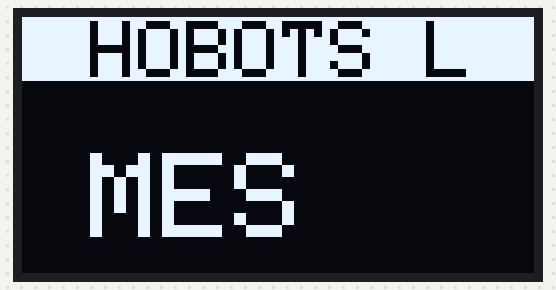
Recording of a sketch running on a simulated Arduino Uno, built with avr-gcc and run on an emulated ATmega328P. Parts: 128×64 one-colour display. Random numbers use the default seed unless the sketch sets one; what the sketch prints to the serial monitor is not drawn.

Above: at 0.26 s.
At 5.4 s:
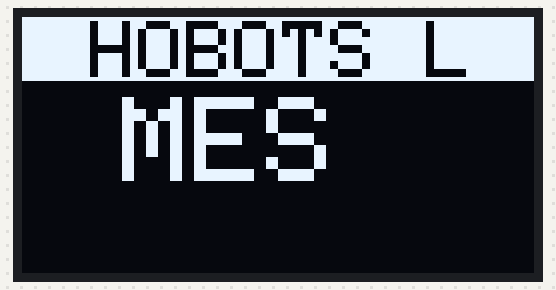
At 10.1 s:
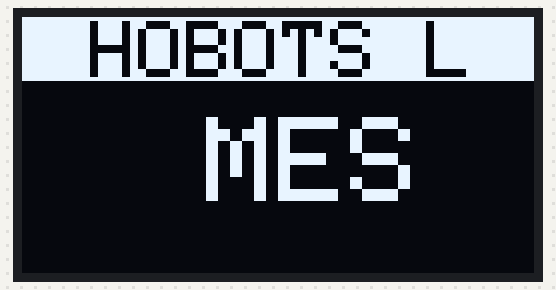
At 20.3 s:
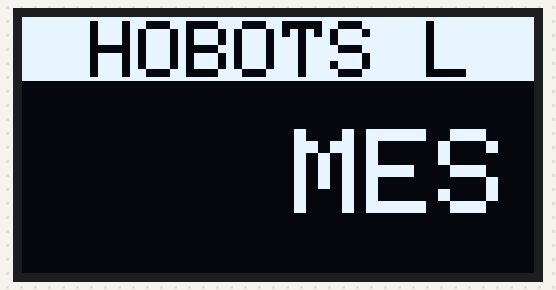
At 30.0 s:
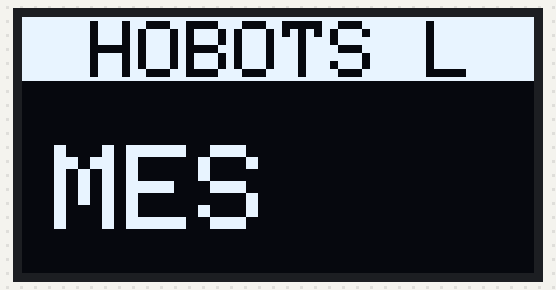
At 39.2 s:
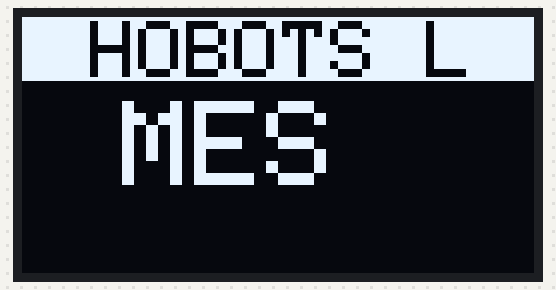

The sketch:

hl_classic_internal_oled_display_128x64_check.ino
```cpp
// (licence header left out)
// Подключение файла с библиотекой графических приметивов
#include <Adafruit_GFX.h>
// Подключение файла с библиотекой для дисплея
#include <Adafruit_SSD1306.h>

// Количество пикселей по ширине дисплея
const uint8_t SCREEN_WIDTH = 128;
// Количество пикселей по высоте дисплея
const uint8_t SCREEN_HEIGHT = 64;

// Адрес дисплея на шине I2C
const uint8_t SCREEN_ADDRESS = 0x3C;

// Создание объекта для работы с дисплеем
Adafruit_SSD1306 display(SCREEN_WIDTH, SCREEN_HEIGHT, &Wire, -1); // -1 чтобы не использовать контакт RESET у дисплея

void setup() {
  // Настройка скорости отладочного порта
  Serial.begin(9600);

  // Попытка иницализации объекта дисплея
  if(!display.begin(SSD1306_SWITCHCAPVCC, SCREEN_ADDRESS)) {
    Serial.println(F("SSD1306 allocation failed"));
    while(1); // ничего не делать если дисплей не инициализирован
  }
}

void loop() {
  // Генерация координат второго текста
  uint8_t x = random(0, 73); // от 0 до 73 пикселей
  uint8_t y = random(17, 43); // от 17 до 43 пикселей

  // Очистка дисплея
  display.clearDisplay();

  // Включение инвертированного тектста
  display.setTextColor(SSD1306_INVERSE);

  // Формирование прямоугольника в верхней части дисплея
  display.fillRect(0, 0, 128, 16, SSD1306_INVERSE);

  // Формирование первого текста поверх прямоугольника
  display.setTextSize(2); // Размер шрифта
  display.setCursor(17, 1); // Координаты текста
  display.println(F("HOBOTS L")); // Выводимый текст

  // Формирование второго текста в случайных координатах
  display.setTextSize(3); // Размер шрифта
  display.setCursor(x, y); // Координаты текста
  display.println(F("MES")); // Выводимый текст

  // Отображение информации на дисплее
  display.display();

  // Вывод координат второго текста в монитор порта
  Serial.print(F("X, Y : "));
  Serial.print(x);
  Serial.print(F(", "));
  Serial.println(y);

  // Удержане иформации на экране
  delay(random(300, 500)); // от 300 до 500 мс
}
```

Measured:
- what the display in image 1 shows lasts 0.5 s, from 5.4 s to 5.9 s
